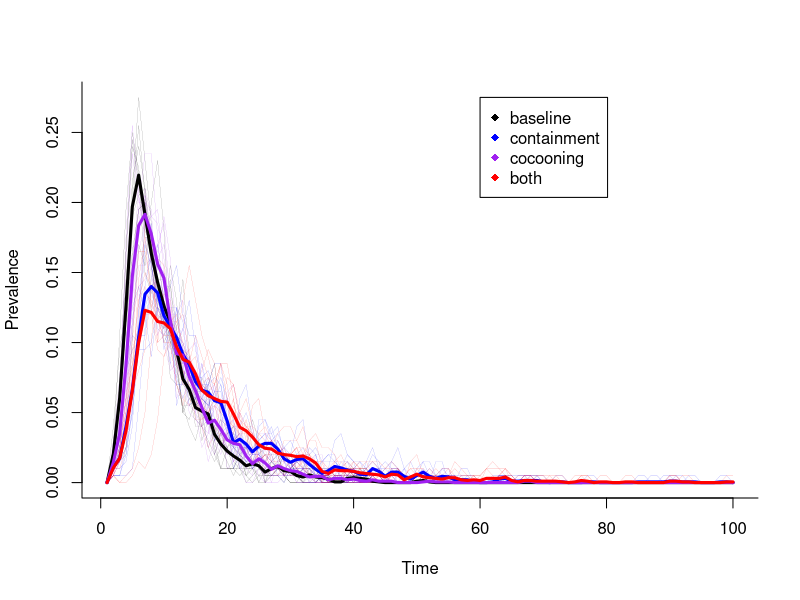
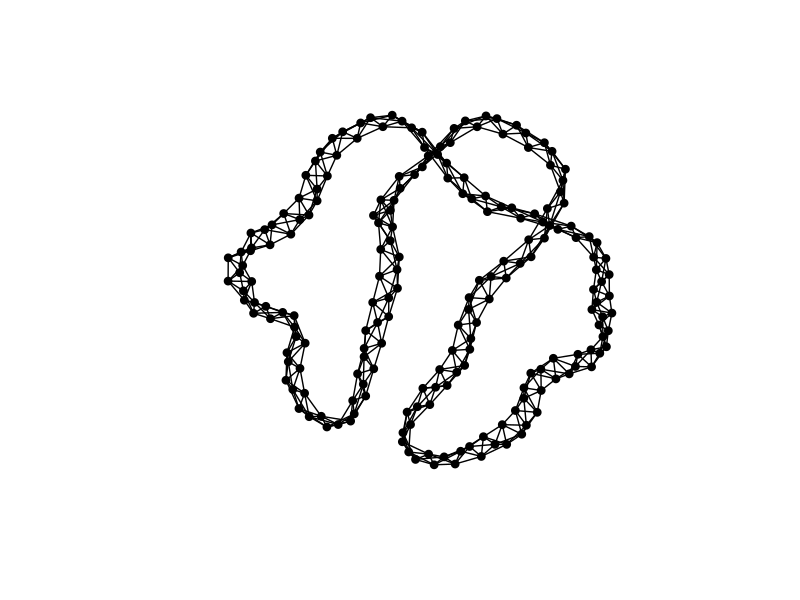
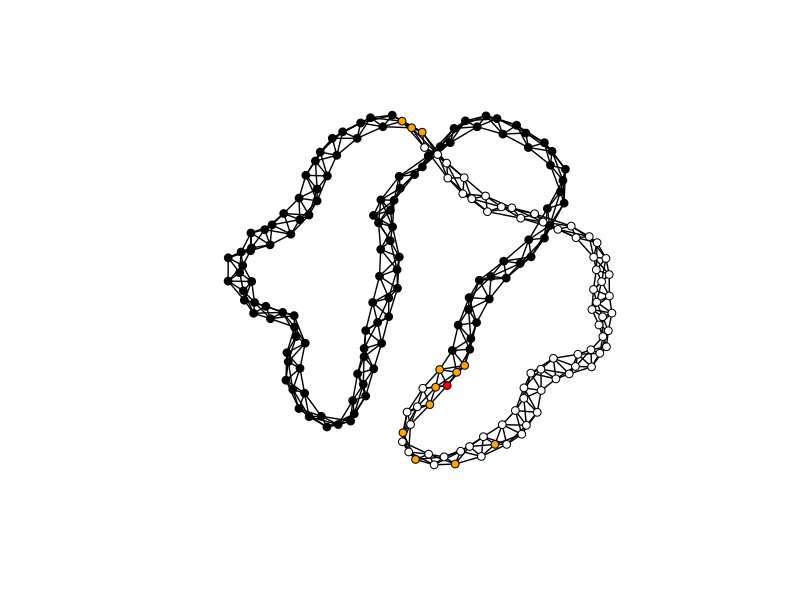

Recreate these plots in R, in order.
#===================================================================================
#  Lots of R packages for graphs
#	these are described in a CRAN task view here:
#	http://cran.r-project.org/web/views/gR.html
#	-install the 'network' package
#===================================================================================

#install.packages("network")
library(network)


#===================================================================================
#	Model neighborhood connections
#	-NEIGH: is a matrix of connections
#   -numneigh        #define the number of neighbors to connect
#   note: this leaves the ends with fewer connections
#===================================================================================
getNEIGH<-function(L,numneigh)
    {
    NEIGH<-matrix(0,L,L)  #set up an empty matrix
   

    for( i in numneigh:(L-numneigh))
        {
            for (o in 1:numneigh)
            {
        NEIGH[i,i-o]<-1
        NEIGH[i,i+o]<-1
            }
        }
        
    for(i in 1:numneigh)
        {
            for (o in 1:numneigh)
                {
                    NEIGH[i,o]<-1
                    NEIGH[(L+1)-i,(L+1)-o]<-1
                    NEIGH[(L+1)-i,o]<-1
                    NEIGH[i, (L+1)-o]<-1
                }
        }
    diag(NEIGH)<-0
    return(NEIGH)
    }

#NEIGH_NET<-network(NEIGH, directed=FALSE)

#===================================================================================
#	Model long-distance connections
#	-Each node has a number of connections drawn from  negative binomial distribution
#	-LD is the matrix of connections
#   -LD_NET is the network
#===================================================================================

getLD<-function(L,connectivity)
    {
        LD<-matrix(rbinom(L^2,1,connectivity),L)
            for( i in 1:L)
                {
                LD[i,]<-LD[,i]
                }
            diag(LD)<-0
        return(LD)
    }


#LD_NET<-network(LD, directed=FALSE)

#===================================================================================
#	create a single connection network out of NEIGH and LD
#   -ALL_NET is the matrix
#   -NET is the network
#===================================================================================
getALL_NET<-function(NEIGH,LD)
    {
    ALL_NET<-matrix(0,L,L)  #set up an empty matrix
    ALL_NET<-NEIGH+LD>0     #the unity of connections from long and neighborhood connections
    ALL_NET<-ALL_NET*1      #so that it is displayed in 0 and 1s
    return(ALL_NET)
    }

#NET<-network(ALL_NET, directed=FALSE)




#===================================================================================
#	Risk matrix, incorporating potential interventions
#       -RISK is the probability of infection among connection
#   Interventions:
#       -contain: an option to decrease risk for some columns which are assumed to report infection
#           -identification: % of cases identified in time to attempt containment
#           -participation: % of contacts of the node for whom risk will be reduced
#           -reduction: degree by which risk will be reduce, multiplicative
#       -cocoon (or any intervention trying to protect mother)
#           -cocoonable: % of mothers that could realistically be protected in time
#           -protection: Average reduction in risk to those protected (includes participation in protection efforts)
#===================================================================================


getrisk<-function(b, reduction=.4, identification=.5, participation=.6, cocoonable=.3, protection=.6, contain=FALSE, cocoon=FALSE)
    {
    RISK<-b*NEIGH
    
    if(contain==TRUE)
	   {
        identified<-sample(L, round(L*identification))    #randomly selects individuals that would present in time for ring treatment
        participants<-sample(L, round(L*participation))    #randomly selects those who would participate in ring treatment

            for (j in identified)
                {
                RISK[participants,j]<- RISK[participants,j]*reduction
                }
        }
    RISK<-RISK+(b*LD)       #add back the long distance risk that is not affected by containment
    
    if(cocoon==TRUE)
	   {
           cocoons<-sample(L, round(L*cocoonable))    #randomly selects individuals that could be protected
           
           for (j in cocoons)
           {
               RISK[,j]<- RISK[,j]*protection
           }
       }
    
    return(RISK)
    }



#===================================================================================
#	Plotting functions
#	-COORDS lets it draw network once and saves the coordinates of each node
#	-COLS a vector to define colors in the plot 
#	-visualize: plots network, coloring the I nodes red
#===================================================================================




visualize_net<-function(NET)
	{
    COORDS<<-plot(NET,vertex.col="black")
    COLS<<-rep(1,L)
	COLS[I==1]<-"red"
	COLS[E==1]<-"orange"
	COLS[S==1]<-"black"
	COLS[R==1]<-"white"
	plot(NET,vertex.col=COLS, jitter=FALSE, coord=COORDS)
	}


visualize_nodes<-function()
	{
	COLS[I==1]<-"red"
	COLS[E==1]<-"orange"
	COLS[S==1]<-"black"
	COLS[R==1]<-"white"
    lines(COORDS,col=COLS,pch=19,type="p") # much faster than points()
	}

#===================================================================================
#	-Set up Simulation 
#	-S,E,I,R vectors
#===================================================================================

setup<-function()
	{
	S<<-rep(1,L)
	E<<-rep(0,L)
	I<<-rep(0,L)
	R<<-rep(0,L)
	recoverday<<-rep(0,L)
    cases<<-NA
	}

#===================================================================================
#	Key functions of stochastic simulation
#	-infect changes I from 0 to 1, also changes E and S to 0
#===================================================================================

infect<-function(node, day=i)
	{
        I[node]<<-1
        E[node]<<-0
        S[node]<<-0
        cases<<-which(I==1)
        recoverday[node]<<-day+duration
	}
		
expose<-function()
	{
        if(length(cases==1))
           {
               temp<-ALL_NET[,cases]==1
           }
           
        if(length(cases)>1)
           {
               temp<-rowSums(ALL_NET[,cases])>=1
           }
        if(length(temp>=1))
            {
                temp <- temp & !R # recovered are not exposed assuming immunity at least over time period
                E[temp]<<-1
                E[cases]<<-0
                S[temp]<<-0
            }
	}

recover<-function(node)
	{
        I[node]<<-0
        E[node]<<-0
        S[node]<<-0
        R[node]<<-1
        cases<<-which(I==1)
	}


#===================================================================================
#	Simulation function
#   Parameters:
#       -b : probaility infection given exposure / time step (ie rate)
#       -endtime: number of time steps in simulation
#       -index_cases: the # of cases at timepoint 1
#       -connectivity % of population that comes into relevant contact. Note this scales with L, the population size
#       -numneigh Number of neighboring nodes a cases will expose, also the number that might be treated in containment. Currently the number is doubled as the simulation is 2 dimensional (a 3 means 6 nodes will be exposed)
#       -coco : whether a cocoon strategy is attempted
#       -cont : whether a containment strategy is attempted
#       -identification, participation, reduction, coconnable, protection (see the Risk Matrix function above)
#===================================================================================

dosim<-function(cont= FALSE, coco=FALSE, index_cases=1, numneigh=3, connectivity=0.05, b=.01, identification=1, participation=1, reduction=0,cocoonable=.1, protection=.6)
    {
        #reset the population vectors
            i<<-1
            setup()
            PREV<<-temp<<-rep(0,endtime)  #empty vector
        
        #create the exposure and risk matrices
            NEIGH<<-getNEIGH(L, numneigh)
            LD<<-getLD(L, connectivity)
            ALL_NET<<-getALL_NET(NEIGH,LD)

            RISK<<-getrisk(b, reduction=reduction, identification=identification, participation=participation, cocoonable=cocoonable, protection=protection, contain=cont, cocoon=coco)
            
        #seed the epidemic
        
            cases<<-(sample(L,index_cases))           # infect the index cases
            infect(cases)
            expose()                                # expose nodes connected to index cases
       
        #simulate the epidemic
           for(i in 2:endtime)
                {
                    
                    random<-matrix(runif(L*L),L,L)  # draw a random number matrix for stochastic infection
                    risk<-E*RISK                    # multiplying risk matrix by the exposed vector
                    toinfect<-which(rowSums(random<risk)>0)
                    infect(toinfect,day=i)
                    recover(which(recoverday==i))
                    expose()
                    PREV[i]<-sum(I)/L               # store the prevalence at time i
                }
            return(PREV)
    }

#===================================================================================
#   Global Parameters
#       -sims: number of simulations per arm
#       -duration : number of timepoints a case is infectious
#
#===================================================================================
sims<-10
endtime<-100
L<-200
I<-rep(0,L)     #allows use of the symbol I for infectious and sets it to zero
duration<-2

#no containment
baseline<-matrix(NA,endtime,sims)
for (x in 1:sims)
    {
        baseline[,x]<-dosim(cont= FALSE, coco=FALSE)
    }



#containment
contained<-matrix(NA,endtime,sims)
for (x in 1:sims)
    {
        contained[,x]<-dosim(cont= TRUE, coco=FALSE)
    }


#cocoon
cocooned<-matrix(NA,endtime,sims)
for (x in 1:sims)
    {
        cocooned[,x]<-dosim(cont= FALSE, coco=TRUE)
    }

#both
both<-matrix(NA,endtime,sims)
for (x in 1:sims)
    {
        both[,x]<-dosim(cont= TRUE, coco=TRUE)
    }

#===================================================================================
#	Visualize the results
#	-black lines: simulations with no interventions
#	-blue lines: Simulaitons with containment
#   -purple lines: simulations with cocooning
#   -red lines: simulations with both containment and cocooning
#
#   -Thicker lines are means across the simulations in each arm
#===================================================================================


#plots of each simulation
quartz()
matplot(1:endtime, baseline, type = "l", xlab = "Time", ylab = "Prevalence", main = "", lwd = .1, lty = 1, bty = "l", col = "black")
matplot(1:endtime, contained, type = "l", xlab = "Time", ylab = "Prevalence", main = "", lwd = .1, lty = 1, bty = "l", col = "blue", add=TRUE)
matplot(1:endtime, cocooned, type = "l", xlab = "Time", ylab = "Prevalence", main = "", lwd = .1, lty = 1, bty = "l", col = "purple", add=TRUE)
matplot(1:endtime, both, type = "l", xlab = "Time", ylab = "Prevalence", main = "", lwd = .1, lty = 1, bty = "l", col = "red", add=TRUE)

#show the means for each set of simulations
lines(rowMeans(baseline),col="black", lwd=3)
lines(rowMeans(contained),col="blue", lwd=3)
lines(rowMeans(cocooned),col="purple", lwd=3)
lines(rowMeans(both),col="red", lwd=3)
legend(60, max(baseline), c("baseline", "containment", "cocooning", "both"), pch = 18, col = c("black", "blue", "purple", "red"))








#===================================================================================
#	-par sets up a plot window. par(ask=TRUE) requires a <Enter> between plots (for a movie)
#   -Visualize_net shows the network of local and longdistnace contacts
#===================================================================================
dosim(connectivity=0)
par(ask=FALSE)
visualize_net(network(ALL_NET, directed=FALSE))



#####-------------old below

#===================================================================================
#	-Simulated population parameters
#===================================================================================

L<-num_obs<-100  #number of households and individuals
S<-rep(1,L)
E<-rep(0,L)
I<-rep(0,L)
R<-rep(0,L)





#define the length in days of the simulation
reps<-100

#set time to day 1
i<-1

#an empty vector to store the prevalence over the course of the simulation
PREV<-rep(0,reps)

#sets the whole populations to susceptible
setup()

#set how many index cases and draw them randomly
index<-index_case<-sample(L,5)

#infect the index cases
infect(index_case)

#expose those nodes connected to the index cases
expose()
